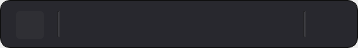
<?xml version="1.0" encoding="UTF-8"?>
<ui version="4.0">
 <class>MinimizedRecordingWindow</class>
 <widget class="QDialog" name="MinimizedRecordingWindow">
  <property name="geometry">
   <rect>
    <x>0</x>
    <y>0</y>
    <width>358</width>
    <height>48</height>
   </rect>
  </property>
  <property name="minimumSize">
   <size>
    <width>358</width>
    <height>48</height>
   </size>
  </property>
  <property name="maximumSize">
   <size>
    <width>358</width>
    <height>48</height>
   </size>
  </property>
  <property name="windowTitle">
   <string>MinimizedRecordingWindow</string>
  </property>
  <property name="styleSheet">
   <string notr="true">QFrame#contentFrame
{
background-color:#28282E;
border-top : 1px solid #0F0F0F;
border-left : 1px solid #0F0F0F;
border-right : 1px solid #0F0F0F;
border-bottom : 1px solid #0F0F0F;
border-radius:10px;
}
QFrame#line,
#line_1,
#line_2,
#line_3,
#line_4
{
background-color:#353539;
}</string>
  </property>
  <layout class="QHBoxLayout" name="horizontalLayout">
   <property name="spacing">
    <number>0</number>
   </property>
   <property name="leftMargin">
    <number>0</number>
   </property>
   <property name="topMargin">
    <number>0</number>
   </property>
   <property name="rightMargin">
    <number>0</number>
   </property>
   <property name="bottomMargin">
    <number>0</number>
   </property>
   <item>
    <widget class="QFrame" name="contentFrame">
     <property name="frameShape">
      <enum>QFrame::StyledPanel</enum>
     </property>
     <property name="frameShadow">
      <enum>QFrame::Raised</enum>
     </property>
     <layout class="QHBoxLayout" name="horizontalLayout_2">
      <property name="spacing">
       <number>13</number>
      </property>
      <property name="leftMargin">
       <number>15</number>
      </property>
      <property name="topMargin">
       <number>10</number>
      </property>
      <property name="rightMargin">
       <number>14</number>
      </property>
      <property name="bottomMargin">
       <number>10</number>
      </property>
      <item>
       <widget class="QPushButton" name="recordingButton">
        <property name="minimumSize">
         <size>
          <width>28</width>
          <height>28</height>
         </size>
        </property>
        <property name="maximumSize">
         <size>
          <width>28</width>
          <height>28</height>
         </size>
        </property>
        <property name="cursor">
         <cursorShape>PointingHandCursor</cursorShape>
        </property>
        <property name="styleSheet">
         <string notr="true">QPushButton
{
qproperty-icon:url(:/icons/images/start.svg);
qproperty-iconSize:20px;
background-color:#2F2F34;
border-radius:4px;
}
QPushButton:hover
{
background-color:#212126;
}</string>
        </property>
        <property name="text">
         <string/>
        </property>
       </widget>
      </item>
      <item>
       <widget class="Line" name="line">
        <property name="orientation">
         <enum>Qt::Vertical</enum>
        </property>
       </widget>
      </item>
      <item>
       <widget class="VolumeControl" name="CurrentVolume" native="true"/>
      </item>
      <item>
       <widget class="Line" name="line_2">
        <property name="orientation">
         <enum>Qt::Vertical</enum>
        </property>
       </widget>
      </item>
      <item>
       <widget class="QPushButton" name="recoverButton">
        <property name="minimumSize">
         <size>
          <width>24</width>
          <height>24</height>
         </size>
        </property>
        <property name="maximumSize">
         <size>
          <width>24</width>
          <height>24</height>
         </size>
        </property>
        <property name="cursor">
         <cursorShape>PointingHandCursor</cursorShape>
        </property>
        <property name="text">
         <string/>
        </property>
        <property name="icon">
         <iconset resource="../resource.qrc">
          <normaloff>:/icons/images/minimize.svg</normaloff>:/icons/images/minimize.svg</iconset>
        </property>
        <property name="flat">
         <bool>true</bool>
        </property>
       </widget>
      </item>
     </layout>
    </widget>
   </item>
  </layout>
 </widget>
 <customwidgets>
  <customwidget>
   <class>VolumeControl</class>
   <extends>QWidget</extends>
   <header location="global">volumecontrol.h</header>
   <container>1</container>
  </customwidget>
 </customwidgets>
 <resources>
  <include location="../resource.qrc"/>
 </resources>
 <connections/>
</ui>
